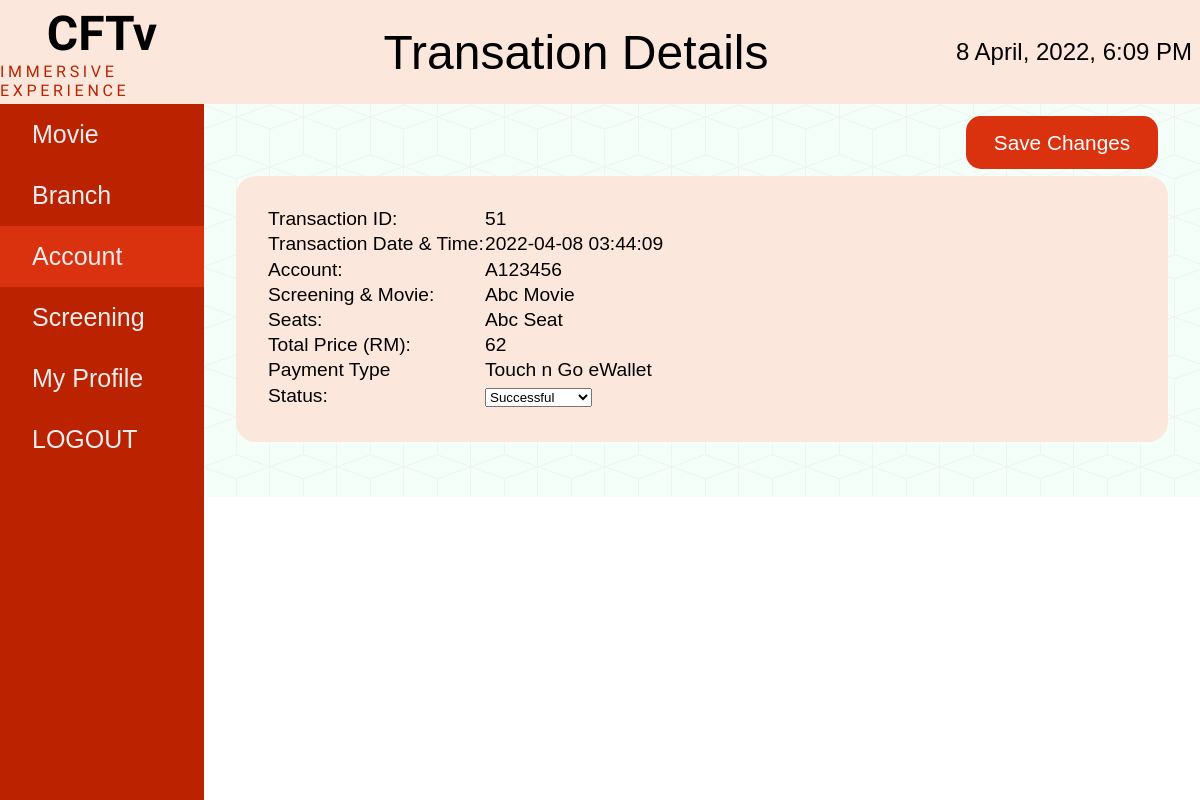
/viewTransaction.php?id=51 (signed in), run on the app's committed database.
### tables this page shows
CREATE TABLE `transaction` (
  `transaction_id` int(11) NOT NULL,
  `screening_id` int(11) DEFAULT NULL,
  `member_id` int(11) NOT NULL,
  `transactionDateTime` datetime NOT NULL DEFAULT current_timestamp(),
  `total_price` varchar(35) NOT NULL,
  `payment_type` varchar(35) NOT NULL,
  `status` varchar(30) NOT NULL DEFAULT 'Successful',
  `points_earned` int(11) NOT NULL
);

### viewTransaction.php (the view, shortened to what this page needs)
<?php
require_once 'config.php';
$trans_details = mysqli_query($connect, "select * from transaction where transaction_id = '".$_GET['id']."' ");
	$trans = mysqli_fetch_assoc($trans_details);
?>
<!DOCTYPE html>
<html lang="en">
	<head>
		<link rel="stylesheet" href="./styles/style.css" />
	</head>
	<body>
		<div class="navbar">
			<div class="logo">
				<h1>CFTv</h1>
				<p>IMMERSIVE EXPERIENCE</p>
			</div>
			<div class="heading">
				<h1>Transation Details</h1>
			</div>
			<div class="date">
				<h2><?php echo date("j F, Y, g:i A") ?></h2>
			</div>
		</div>
		<div class="draw-body">
			<div class="drawer">
				<li><a href="./movieList.php">Movie</a></li>
				<li><a href="./branchList.php">Branch</a></li>
				<li class="active"><a href="./account-list.php">Account</a></li>
				<li><a href="./screenList.php">Screening</a></li>
				<li><a href="./profile.php">My Profile</a></li>
				<li><a href="profile.php?logout" title="Log Out">LOGOUT</a></li>
			</div>
			<form method="post" >
			<div class="content">
				<div class="button-bar">
					<button type="submit" name="update_transaction" id="update_profile_btn">Save Changes</button>
				</div>
				<div class="main">
					<div class="box">
						<div class="left">
							<li>Transaction ID:</li>
							<li>Transaction Date & Time:</li>
							<li>Account:</li>
							<li>Screening & Movie:</li>
							<li>Seats:</li>
							<li>Total Price (RM):</li>
							<li>Payment Type</li>
							<li>Status:</li>
						</div>
						<div class="right">
							<li><?php echo $trans['transaction_id'];?></li>
							<li><?php echo $trans['transactionDateTime'];?></li>
							<li>A123456</li>
							<li>Abc Movie</li>
							<li>Abc Seat</li>
							<li><?php echo $trans['total_price'];?></li>
							<li><?php echo $trans['payment_type'];?></li>
							<li>
								<select name="new_status" value="<?php echo $trans['status'];?>">
									<option value="Successful" <?php if($trans['status'] == "Successful"){ echo "selected"; } ?> >Successful</option>
								</select>
							</li>
						</div>
						</form>
					</div>
	</body>
</html>

### styles/style.css (style rules this page uses)
* { margin: 0; padding: 0; box-sizing: border-box; }
body { min-height: 100vh; font-family: 'Gill Sans', 'Gill Sans MT', Calibri, 'Trebuchet MS', sans-serif; }
.navbar { height: 13vh; display: grid; grid-template-columns: 17% auto 21%; background-color: #fce7dc; }
.navbar .logo, .heading, .date { display: flex; flex-direction: column; min-width: 100%; min-height: 100%; align-items: center; justify-content: center; }
.navbar .logo h1 { font-family: "Rajdhani"; font-size: 3rem; }
.navbar .logo p { font-family: "Rajdhani"; letter-spacing: 0.23rem; color: #ba2200; }
.navbar .heading h1 { font-size: 3rem; font-weight: 500; }
.navbar .date h2 { font-weight: 500; }
.draw-body { min-height: 87vh; display: grid; grid-template-columns: 17% auto; }
.draw-body .drawer { background-color: #ba2200; min-width: 100%; display: flex; flex-direction: column; font-size: 25px; }
.draw-body .drawer li { padding: 1rem 0; list-style: none; cursor: pointer; }
.draw-body .drawer .active { background-color: #da310f; }
.draw-body .drawer li a { padding-left: 2rem; text-decoration: none; color: #ededed; }
.draw-body .content { background-color: #f5fffa; background-image: url('../images/cubes.png'); display: grid; grid-template-rows: 12% auto; }
.draw-body .content .button-bar { display: flex; align-items: center; justify-content: right; margin: 0 2rem; }
.draw-body .content button { height: 3.3rem; width: 12rem; border-radius: 15px; font-size: 1.3rem; background-color: #da310f; color: #fff; font-weight: 500; border: none; cursor: pointer; }
.content .main .box { background-color: #fce7dc; border-radius: 20px; margin: 0 2rem auto 2rem; padding: 2rem; width: auto; display: grid; grid-template-columns: 25% auto; }
.content .main .box li { list-style: none; font-size: 1.2rem; margin-bottom: 0.2rem; }

### viewTransaction.php (style rules this page uses)
.content .main .box { margin: 25px 2rem auto 2rem; }
button#update_profile_btn { margin: 40px 10px 10px 10px; }

### data on the page
transaction: transaction_id "51", transactionDateTime "2022-04-08 03:44:09", total_price "62", payment_type "Touch n Go eWallet", new_status "Successful"
